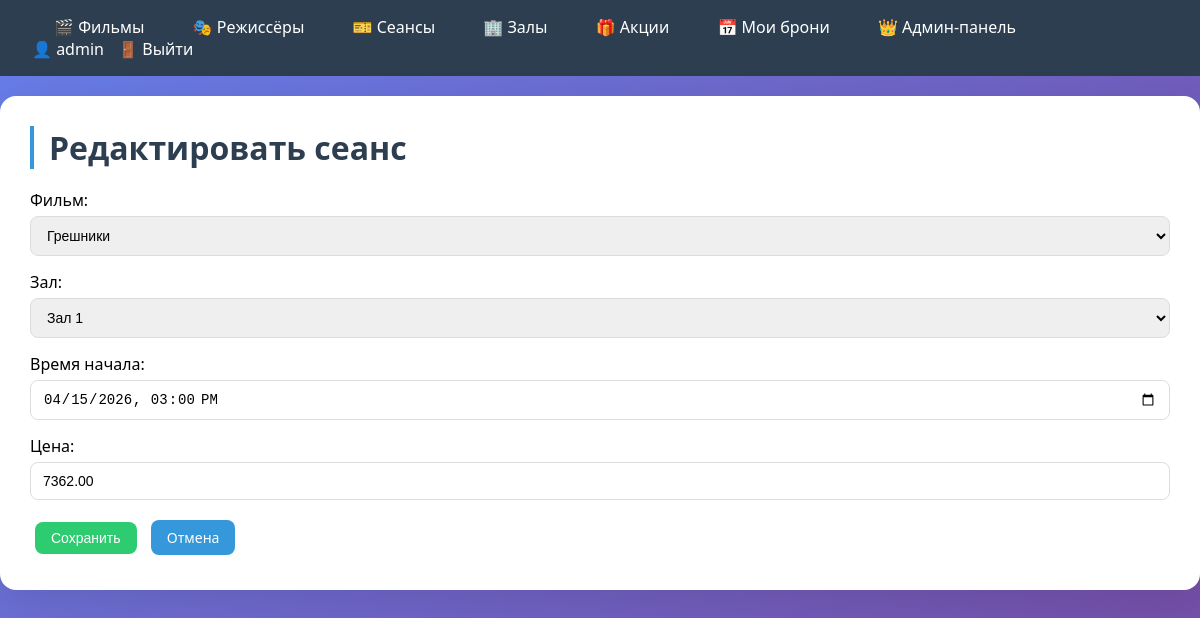
/sessions/5/edit/ (signed in), run on an earlier commit of the app's database.
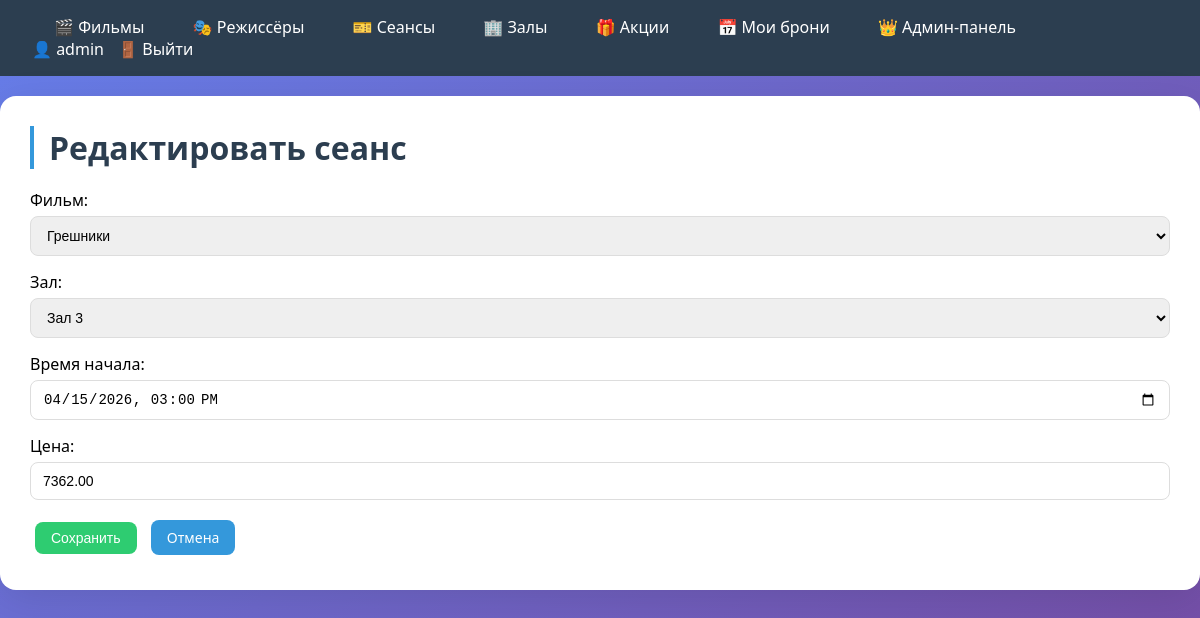
And on a later commit of the database.
### cinema/models.py (models this page shows, shortened)
class Session(models.Model):
    movie = models.ForeignKey(Movie, on_delete=models.CASCADE, verbose_name='Фильм', related_name='sessions')
    hall = models.ForeignKey(Hall, on_delete=models.CASCADE, verbose_name='Зал', related_name='sessions')
    start_time = models.DateTimeField('Время начала')
    price = models.DecimalField('Цена', max_digits=8, decimal_places=2)
    class Meta:
        verbose_name = 'Сеанс'
        verbose_name_plural = 'Сеансы'

### cinema/views.py (the view)
# urls.py: path('sessions/<int:pk>/edit/', views.session_edit, name='session_edit'),
@login_required
@user_passes_test(is_admin)
def session_edit(request, pk):
    session = get_object_or_404(Session, pk=pk)
    if request.method == 'POST':
        form = SessionForm(request.POST, instance=session)
        if form.is_valid():
            form.save()
            return redirect('session_list')
    else:
        form = SessionForm(instance=session)
    return render(request, 'cinema/session_form.html', {'form': form, 'title': 'Редактировать сеанс'})

### cinema/forms.py
class SessionForm(forms.ModelForm):
    class Meta:
        model = Session
        fields = ['movie', 'hall', 'start_time', 'price']
        widgets = {
            'start_time': forms.DateTimeInput(attrs={'type': 'datetime-local'}),
        }

### cinema/models.py (called while the page is built)
    def __str__(self):
        return self.title

    def __str__(self):
        return f'Зал {self.number}'

### cinema/views.py (called while the page is built)
def is_admin(user):
    return user.is_staff or user.is_superuser

### cinema/templates/cinema/session_form.html (shortened to what this page needs)
{% extends 'cinema/base.html' %}
{% block content %}
<h1>{{ title }}</h1>
<form method="post">
    {{ form.as_p }}
    <button type="submit" class="btn btn-success">Сохранить</button>
    <a href="{% url 'session_list' %}" class="btn">Отмена</a>
</form>
{% endblock %}

What changed in the data, as far as the page shows it:
changed Session "Грешники": hall "Зал 1" → "Зал 3"
